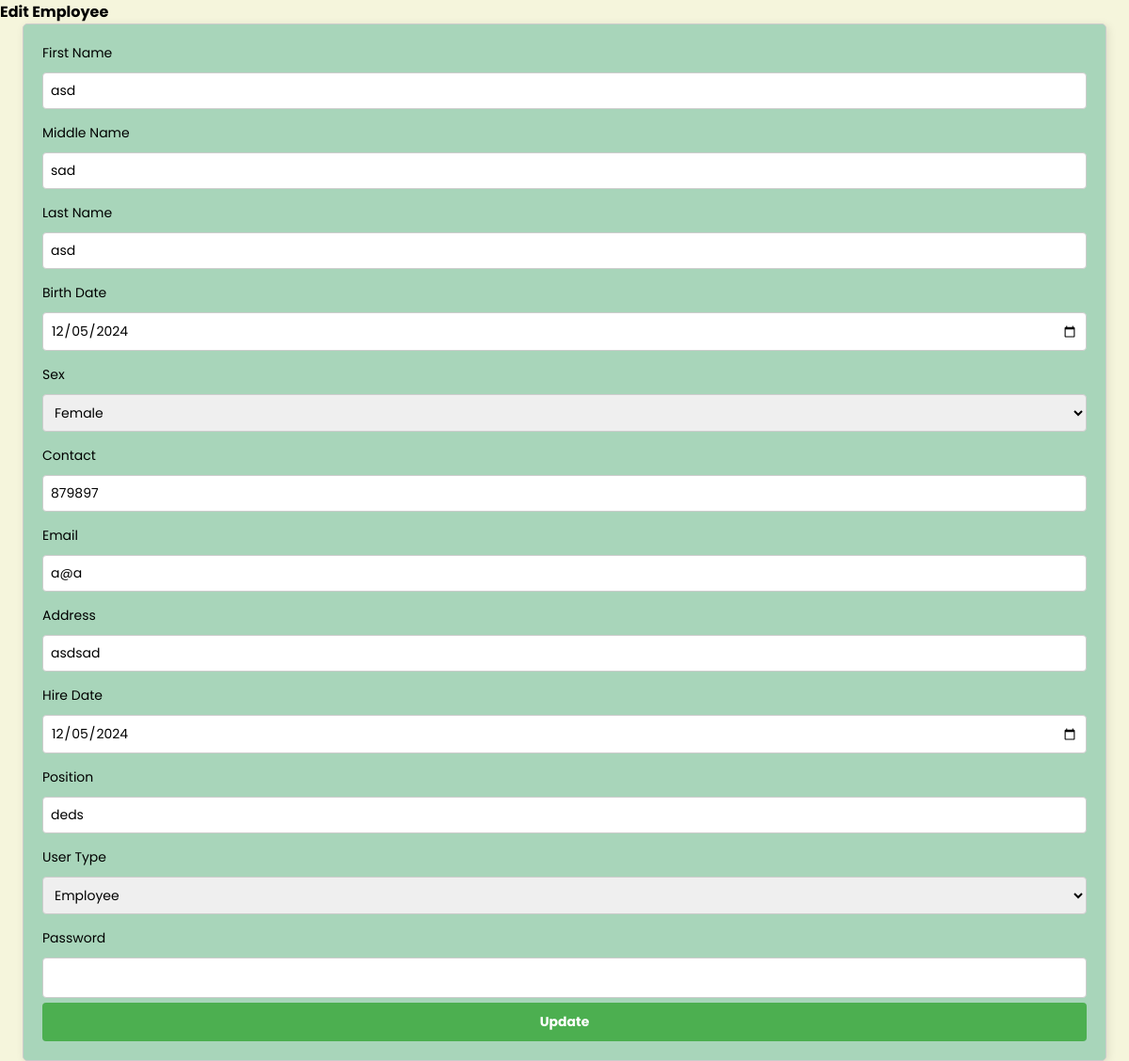
The page /urbfrm/php/editemployee.php?id=02 on the database its author committed.
### tables this page shows
CREATE TABLE `employee_tb` (
  `EmployeeID` varchar(20) NOT NULL,
  `Fname` varchar(50) NOT NULL,
  `Mname` varchar(50) NOT NULL,
  `Lname` varchar(50) NOT NULL,
  `Bdate` date NOT NULL,
  `Sex` varchar(15) NOT NULL,
  `Contact` varchar(11) NOT NULL,
  `Email` varchar(50) NOT NULL,
  `Address` text NOT NULL,
  `HireDate` date NOT NULL,
  `Position` varchar(50) NOT NULL,
  `UserType` varchar(20) NOT NULL,
  `Password` varchar(50) NOT NULL,
  `Image` varchar(1000) NOT NULL
);

### urbfrm/php/editemployee.php (the view, shortened to what this page needs)
<?php
$servername = "localhost";
$username = "root";
$password = "";
$dbname = "qcu-cuai";
$conn = new mysqli($servername, $username, $password, $dbname);
if (isset($_GET['id'])) {
    $employeeId = $_GET['id'];
    $stmt = $conn->prepare("SELECT * FROM employee_tb WHERE EmployeeID = ?");
    $stmt->bind_param("s", $employeeId);
    $stmt->execute();
    $result = $stmt->get_result();
    $employee = $result->fetch_assoc();
} else {
    die("Invalid request.");
}
?>
<!DOCTYPE html>
<html lang="en">
<head>
    <link rel="stylesheet" href="../css/addpersonnel.css">
</head>
<body>
    <h2>Edit Employee</h2>
    <form action="editemployee.php?id=<?php echo htmlspecialchars($employeeId); ?>" method="POST">
        <label for="fname">First Name</label>
        <input type="text" id="fname" name="fname" value="<?php echo htmlspecialchars($employee['Fname']); ?>" required>
        <label for="mname">Middle Name</label>
        <input type="text" id="mname" name="mname" value="<?php echo htmlspecialchars($employee['Mname']); ?>" required>
        <label for="lname">Last Name</label>
        <input type="text" id="lname" name="lname" value="<?php echo htmlspecialchars($employee['Lname']); ?>" required>
        <label for="bdate">Birth Date</label>
        <input type="date" id="bdate" name="bdate" value="<?php echo htmlspecialchars($employee['Bdate']); ?>" required>
        <label for="sex">Sex</label>
        <select id="sex" name="sex" required>
 <option value="female" <?php echo ($employee['Sex'] == 'female') ? ' selected' : ''; ?>>Female</option>
        </select>
        <label for="contact">Contact</label>
        <input type="text" id="contact" name="contact" value="<?php echo htmlspecialchars($employee['Contact']); ?>" required>
        <label for="email">Email</label>
        <input type="email" id="email" name="email" value="<?php echo htmlspecialchars($employee['Email']); ?>" required>
        <label for="address">Address</label>
        <input type="text" id="address" name="address" value="<?php echo htmlspecialchars($employee['Address']); ?>" required>
        <label for="hiredate">Hire Date</label>
        <input type="date" id="hiredate" name="hiredate" value="<?php echo htmlspecialchars($employee['HireDate']); ?>" required>
        <label for="position">Position</label>
        <input type="text" id="position" name="position" value="<?php echo htmlspecialchars($employee['Position']); ?>" required>
        <label for="role">User  Type</label>
        <select id="role" name="role" required>
            <option value="Employee" <?php echo ($employee['UserType'] == 'Employee') ? 'selected' : ''; ?>>Employee</option>
        </select>
        <label for="password">Password</label>
        <input type="password" id="password" name="password" required>
        <button type="submit">Update</button>
    </form>
</body>
</html>

### urbfrm/css/addpersonnel.css (style rules this page uses)
* { margin: 0; padding: 0; box-sizing: border-box; font-family: 'Poppins', sans-serif; font-size: 16px; }
body { width: 100%; height: 100vh; background: #F5F5DC; background-size: cover; background-repeat: no-repeat; background-attachment: fixed; }
form { border: 2px solid #ccc; border-radius: 5px; box-shadow: 2px 2px 10px rgba(0, 0, 0, 0.1); padding: 15px; background-color: #A8D5BA; margin: 20px auto; max-width: 100%; }
label { display: block; margin-bottom: 5px; font-weight: normal; text-align: left; font-size: 14px; }
input, select, button { width: 100%; padding: 10px; margin-top: 5px; border: 1px solid #ccc; border-radius: 4px; box-sizing: border-box; font-size: 14px; }
.name-group input, .bdate-sex-group input, .contact-info-group input, .employment-info-group input, .account-info-group input, select { flex: 1; }
button { padding: 10px 15px; cursor: pointer; border: none; border-radius: 4px; background-color: #4CAF50; color: white; font-weight: bold; transition: background-color 0.3s; width: 100%; }
form { max-width: 96%; margin: 0 auto; padding: 20px; border: 1px solid #ccc; border-radius: 5px; }
label { display: block; margin-bottom: 5px; }
input[type="text"], input[type="tel"], input[type="email"], input[type="date"], select { width: 100%; padding: 8px; margin-bottom: 15px; border: 1px solid #ccc; border-radius: 4px; }

### rows shown on the page
employee_tb: fname "asd", mname "sad", lname "asd", bdate "12/05/2024", sex "Female", contact "879897", email "a@a", address "asdsad", hiredate "12/05/2024", position "deds", role "Employee"
